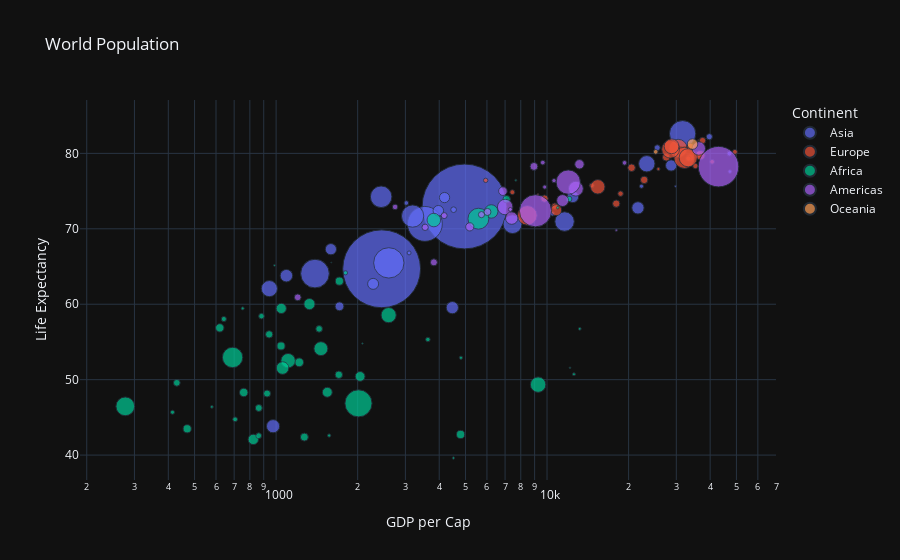

Notebook cell for this chart:
### Code cell
import plotly.express as px
df = px.data.gapminder()

fig = px.scatter(df.query("year==2007"), x="gdpPercap", y="lifeExp",
                 size="pop", color="continent", labels ={'lifeExp':'Life Expectancy','gdpPercap': 'GDP per Cap', 'continent':'Continent'},
                 hover_name="country", log_x=True, size_max=60, title='World Population')
fig
fig.show()

### Figure 1 — Plotly figure (JSON) as saved in the notebook; plotly's stock layout.template omitted (floating-point values rounded to 4 significant figures)
{"data": [{"hovertemplate": "<b>%{hovertext}</b><br><br>Continent=Asia<br>GDP per Cap=%{x}<br>Life Expectancy=%{y}<br>pop=%{marker.size}<extra></extra>", "hovertext": ["Afghanistan", "Bahrain", "Bangladesh", "Cambodia", "China", "Hong Kong, China", "India", "Indonesia", "Iran", "Iraq", "Israel", "Japan", "Jordan", "Korea, Dem. Rep.", "Korea, Rep.", "Kuwait", "Lebanon", "Malaysia", "Mongolia", "Myanmar", "Nepal", "Oman", "Pakistan", "Philippines", "Saudi Arabia", "Singapore", "Sri Lanka", "Syria", "Taiwan", "Thailand", "Vietnam", "West Bank and Gaza", "Yemen, Rep."], "legendgroup": "Asia", "marker": {"color": "#636efa", "size": [31889923, 708573, 150448339, 14131858, 1318683096, 6980412, 1110396331, 223547000, 69453570, 27499638, 6426679, 127467972, 6053193, 23301725, 49044790, 2505559, 3921278, 24821286, 2874127, 47761980, 28901790, 3204897, 169270617, 91077287, 27601038, 4553009, 20378239, 19314747, 23174294, 65068149, 85262356, 4018332, 22211743], "sizemode": "area", "sizeref": 366300.0, "symbol": "circle"}, "mode": "markers", "name": "Asia", "orientation": "v", "showlegend": true, "x": [974.6, 29800.0, 1391.0, 1714.0, 4959.0, 39720.0, 2452.0, 3541.0, 11610.0, 4471.0, 25520.0, 31660.0, 4519.0, 1593.0, 23350.0, 47310.0, 10460.0, 12450.0, 3096.0, 944.0, 1091.0, 22320.0, 2606.0, 3190.0, 21650.0, 47140.0, 3970.0, 4185.0, 28720.0, 7458.0, 2442.0, 3025.0, 2281.0], "xaxis": "x", "y": [43.83, 75.64, 64.06, 59.72, 72.96, 82.21, 64.7, 70.65, 70.96, 59.55, 80.75, 82.6, 72.53, 67.3, 78.62, 77.59, 71.99, 74.24, 66.8, 62.07, 63.78, 75.64, 65.48, 71.69, 72.78, 79.97, 72.4, 74.14, 78.4, 70.62, 74.25, 73.42, 62.7], "yaxis": "y", "type": "scatter"}, {"hovertemplate": "<b>%{hovertext}</b><br><br>Continent=Europe<br>GDP per Cap=%{x}<br>Life Expectancy=%{y}<br>pop=%{marker.size}<extra></extra>", "hovertext": ["Albania", "Austria", "Belgium", "Bosnia and Herzegovina", "Bulgaria", "Croatia", "Czech Republic", "Denmark", "Finland", "France", "Germany", "Greece", "Hungary", "Iceland", "Ireland", "Italy", "Montenegro", "Netherlands", "Norway", "Poland", "Portugal", "Romania", "Serbia", "Slovak Republic", "Slovenia", "Spain", "Sweden", "Switzerland", "Turkey", "United Kingdom"], "legendgroup": "Europe", "marker": {"color": "#EF553B", "size": [3600523, 8199783, 10392226, 4552198, 7322858, 4493312, 10228744, 5468120, 5238460, 61083916, 82400996, 10706290, 9956108, 301931, 4109086, 58147733, 684736, 16570613, 4627926, 38518241, 10642836, 22276056, 10150265, 5447502, 2009245, 40448191, 9031088, 7554661, 71158647, 60776238], "sizemode": "area", "sizeref": 366300.0, "symbol": "circle"}, "mode": "markers", "name": "Europe", "orientation": "v", "showlegend": true, "x": [5937.0, 36130.0, 33690.0, 7446.0, 10680.0, 14620.0, 22830.0, 35280.0, 33210.0, 30470.0, 32170.0, 27540.0, 18010.0, 36180.0, 40680.0, 28570.0, 9254.0, 36800.0, 49360.0, 15390.0, 20510.0, 10810.0, 9787.0, 18680.0, 25770.0, 28820.0, 33860.0, 37510.0, 8458.0, 33200.0], "xaxis": "x", "y": [76.42, 79.83, 79.44, 74.85, 73.0, 75.75, 76.49, 78.33, 79.31, 80.66, 79.41, 79.48, 73.34, 81.76, 78.89, 80.55, 74.54, 79.76, 80.2, 75.56, 78.1, 72.48, 74.0, 74.66, 77.93, 80.94, 80.88, 81.7, 71.78, 79.42], "yaxis": "y", "type": "scatter"}, {"hovertemplate": "<b>%{hovertext}</b><br><br>Continent=Africa<br>GDP per Cap=%{x}<br>Life Expectancy=%{y}<br>pop=%{marker.size}<extra></extra>", "hovertext": ["Algeria", "Angola", "Benin", "Botswana", "Burkina Faso", "Burundi", "Cameroon", "Central African Republic", "Chad", "Comoros", "Congo, Dem. Rep.", "Congo, Rep.", "Cote d'Ivoire", "Djibouti", "Egypt", "Equatorial Guinea", "Eritrea", "Ethiopia", "Gabon", "Gambia", "Ghana", "Guinea", "Guinea-Bissau", "Kenya", "Lesotho", "Liberia", "Libya", "Madagascar", "Malawi", "Mali", "Mauritania", "Mauritius", "Morocco", "Mozambique", "Namibia", "Niger", "Nigeria", "Reunion", "Rwanda", "Sao Tome and Principe", "Senegal", "Sierra Leone", "Somalia", "South Africa", "Sudan", "Swaziland", "Tanzania", "Togo", "Tunisia", "Uganda", "Zambia", "Zimbabwe"], "legendgroup": "Africa", "marker": {"color": "#00cc96", "size": [33333216, 12420476, 8078314, 1639131, 14326203, 8390505, 17696293, 4369038, 10238807, 710960, 64606759, 3800610, 18013409, 496374, 80264543, 551201, 4906585, 76511887, 1454867, 1688359, 22873338, 9947814, 1472041, 35610177, 2012649, 3193942, 6036914, 19167654, 13327079, 12031795, 3270065, 1250882, 33757175, 19951656, 2055080, 12894865, 135031164, 798094, 8860588, 199579, 12267493, 6144562, 9118773, 43997828, 42292929, 1133066, 38139640, 5701579, 10276158, 29170398, 11746035, 12311143], "sizemode": "area", "sizeref": 366300.0, "symbol": "circle"}, "mode": "markers", "name": "Africa", "orientation": "v", "showlegend": true, "x": [6223.0, 4797.0, 1441.0, 12570.0, 1217.0, 430.1, 2042.0, 706.0, 1704.0, 986.1, 277.6, 3633.0, 1545.0, 2082.0, 5581.0, 12150.0, 641.4, 690.8, 13210.0, 752.7, 1328.0, 942.7, 579.2, 1463.0, 1569.0, 414.5, 12060.0, 1045.0, 759.3, 1043.0, 1803.0, 10960.0, 3820.0, 823.7, 4811.0, 619.7, 2014.0, 7670.0, 863.1, 1598.0, 1712.0, 862.5, 926.1, 9270.0, 2602.0, 4513.0, 1107.0, 883.0, 7093.0, 1056.0, 1271.0, 469.7], "xaxis": "x", "y": [72.3, 42.73, 56.73, 50.73, 52.3, 49.58, 50.43, 44.74, 50.65, 65.15, 46.46, 55.32, 48.33, 54.79, 71.34, 51.58, 58.04, 52.95, 56.73, 59.45, 60.02, 56.01, 46.39, 54.11, 42.59, 45.68, 73.95, 59.44, 48.3, 54.47, 64.16, 72.8, 71.16, 42.08, 52.91, 56.87, 46.86, 76.44, 46.24, 65.53, 63.06, 42.57, 48.16, 49.34, 58.56, 39.61, 52.52, 58.42, 73.92, 51.54, 42.38, 43.49], "yaxis": "y", "type": "scatter"}, {"hovertemplate": "<b>%{hovertext}</b><br><br>Continent=Americas<br>GDP per Cap=%{x}<br>Life Expectancy=%{y}<br>pop=%{marker.size}<extra></extra>", "hovertext": ["Argentina", "Bolivia", "Brazil", "Canada", "Chile", "Colombia", "Costa Rica", "Cuba", "Dominican Republic", "Ecuador", "El Salvador", "Guatemala", "Haiti", "Honduras", "Jamaica", "Mexico", "Nicaragua", "Panama", "Paraguay", "Peru", "Puerto Rico", "Trinidad and Tobago", "United States", "Uruguay", "Venezuela"], "legendgroup": "Americas", "marker": {"color": "#ab63fa", "size": [40301927, 9119152, 190010647, 33390141, 16284741, 44227550, 4133884, 11416987, 9319622, 13755680, 6939688, 12572928, 8502814, 7483763, 2780132, 108700891, 5675356, 3242173, 6667147, 28674757, 3942491, 1056608, 301139947, 3447496, 26084662], "sizemode": "area", "sizeref": 366300.0, "symbol": "circle"}, "mode": "markers", "name": "Americas", "orientation": "v", "showlegend": true, "x": [12780.0, 3822.0, 9066.0, 36320.0, 13170.0, 7007.0, 9645.0, 8948.0, 6025.0, 6873.0, 5728.0, 5186.0, 1202.0, 3548.0, 7321.0, 11980.0, 2749.0, 9809.0, 4173.0, 7409.0, 19330.0, 18010.0, 42950.0, 10610.0, 11420.0], "xaxis": "x", "y": [75.32, 65.55, 72.39, 80.65, 78.55, 72.89, 78.78, 78.27, 72.23, 74.99, 71.88, 70.26, 60.92, 70.2, 72.57, 76.19, 72.9, 75.54, 71.75, 71.42, 78.75, 69.82, 78.24, 76.38, 73.75], "yaxis": "y", "type": "scatter"}, {"hovertemplate": "<b>%{hovertext}</b><br><br>Continent=Oceania<br>GDP per Cap=%{x}<br>Life Expectancy=%{y}<br>pop=%{marker.size}<extra></extra>", "hovertext": ["Australia", "New Zealand"], "legendgroup": "Oceania", "marker": {"color": "#FFA15A", "size": [20434176, 4115771], "sizemode": "area", "sizeref": 366300.0, "symbol": "circle"}, "mode": "markers", "name": "Oceania", "orientation": "v", "showlegend": true, "x": [34440.0, 25190.0], "xaxis": "x", "y": [81.23, 80.2], "yaxis": "y", "type": "scatter"}], "layout": {"xaxis": {"anchor": "y", "domain": [0.0, 1.0], "title": {"text": "GDP per Cap"}, "type": "log"}, "yaxis": {"anchor": "x", "domain": [0.0, 1.0], "title": {"text": "Life Expectancy"}}, "legend": {"title": {"text": "Continent"}, "tracegroupgap": 0, "itemsizing": "constant"}, "title": {"text": "World Population"}}}
